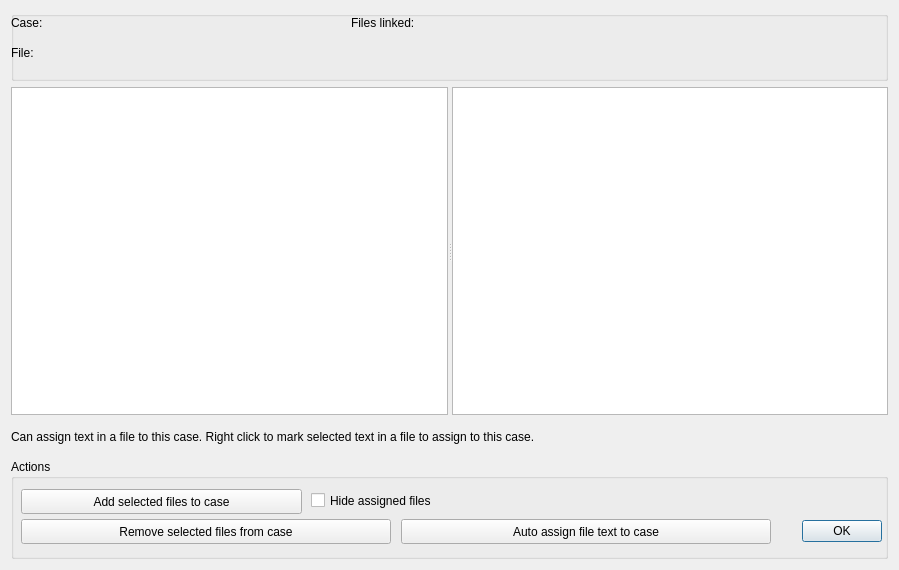
<?xml version="1.0" encoding="UTF-8"?>
<ui version="4.0">
 <class>Dialog_case_file_manager</class>
 <widget class="QDialog" name="Dialog_case_file_manager">
  <property name="geometry">
   <rect>
    <x>0</x>
    <y>0</y>
    <width>899</width>
    <height>570</height>
   </rect>
  </property>
  <property name="windowTitle">
   <string>Case file manager</string>
  </property>
  <layout class="QGridLayout" name="gridLayout">
   <item row="5" column="0">
    <widget class="QGroupBox" name="groupBox">
     <property name="minimumSize">
      <size>
       <width>0</width>
       <height>100</height>
      </size>
     </property>
     <property name="maximumSize">
      <size>
       <width>16777215</width>
       <height>100</height>
      </size>
     </property>
     <property name="title">
      <string>Actions</string>
     </property>
     <widget class="QPushButton" name="pushButton_auto_assign">
      <property name="geometry">
       <rect>
        <x>390</x>
        <y>60</y>
        <width>370</width>
        <height>25</height>
       </rect>
      </property>
      <property name="text">
       <string>Auto assign file text to case</string>
      </property>
     </widget>
     <widget class="QPushButton" name="pushButton_add_files">
      <property name="geometry">
       <rect>
        <x>10</x>
        <y>30</y>
        <width>281</width>
        <height>25</height>
       </rect>
      </property>
      <property name="text">
       <string>Add selected files to case</string>
      </property>
     </widget>
     <widget class="QPushButton" name="pushButton_remove">
      <property name="geometry">
       <rect>
        <x>10</x>
        <y>60</y>
        <width>370</width>
        <height>25</height>
       </rect>
      </property>
      <property name="text">
       <string>Remove selected files from case</string>
      </property>
     </widget>
     <widget class="QDialogButtonBox" name="buttonBox">
      <property name="geometry">
       <rect>
        <x>770</x>
        <y>60</y>
        <width>101</width>
        <height>25</height>
       </rect>
      </property>
      <property name="orientation">
       <enum>Qt::Horizontal</enum>
      </property>
      <property name="standardButtons">
       <set>QDialogButtonBox::Ok</set>
      </property>
     </widget>
     <widget class="QCheckBox" name="checkBox_hide">
      <property name="geometry">
       <rect>
        <x>300</x>
        <y>30</y>
        <width>321</width>
        <height>23</height>
       </rect>
      </property>
      <property name="text">
       <string>Hide assigned files</string>
      </property>
     </widget>
    </widget>
   </item>
   <item row="3" column="0">
    <widget class="QLabel" name="label_2">
     <property name="minimumSize">
      <size>
       <width>0</width>
       <height>32</height>
      </size>
     </property>
     <property name="maximumSize">
      <size>
       <width>16777215</width>
       <height>32</height>
      </size>
     </property>
     <property name="text">
      <string>Can assign text in a file to this case. Right click to mark selected text in a file to assign to this case.</string>
     </property>
    </widget>
   </item>
   <item row="0" column="0">
    <widget class="QGroupBox" name="groupBox_2">
     <property name="minimumSize">
      <size>
       <width>0</width>
       <height>70</height>
      </size>
     </property>
     <property name="maximumSize">
      <size>
       <width>16777215</width>
       <height>70</height>
      </size>
     </property>
     <property name="title">
      <string/>
     </property>
     <widget class="QLabel" name="label_case">
      <property name="geometry">
       <rect>
        <x>0</x>
        <y>0</y>
        <width>321</width>
        <height>24</height>
       </rect>
      </property>
      <property name="minimumSize">
       <size>
        <width>0</width>
        <height>24</height>
       </size>
      </property>
      <property name="maximumSize">
       <size>
        <width>16777215</width>
        <height>24</height>
       </size>
      </property>
      <property name="text">
       <string>Case:</string>
      </property>
     </widget>
     <widget class="QLabel" name="label_file">
      <property name="geometry">
       <rect>
        <x>0</x>
        <y>30</y>
        <width>841</width>
        <height>24</height>
       </rect>
      </property>
      <property name="minimumSize">
       <size>
        <width>0</width>
        <height>24</height>
       </size>
      </property>
      <property name="maximumSize">
       <size>
        <width>16777215</width>
        <height>24</height>
       </size>
      </property>
      <property name="toolTip">
       <string>&lt;html&gt;&lt;head/&gt;&lt;body&gt;&lt;p&gt;Double click the file row to view image, audio, or video&lt;/p&gt;&lt;/body&gt;&lt;/html&gt;</string>
      </property>
      <property name="text">
       <string>File:</string>
      </property>
     </widget>
     <widget class="QLabel" name="label_files_linked">
      <property name="geometry">
       <rect>
        <x>340</x>
        <y>0</y>
        <width>301</width>
        <height>24</height>
       </rect>
      </property>
      <property name="text">
       <string>Files linked: </string>
      </property>
     </widget>
    </widget>
   </item>
   <item row="2" column="0">
    <widget class="QSplitter" name="splitter">
     <property name="orientation">
      <enum>Qt::Horizontal</enum>
     </property>
     <widget class="QTableWidget" name="tableWidget"/>
     <widget class="QTextBrowser" name="textBrowser"/>
    </widget>
   </item>
  </layout>
 </widget>
 <resources/>
 <connections>
  <connection>
   <sender>buttonBox</sender>
   <signal>accepted()</signal>
   <receiver>Dialog_case_file_manager</receiver>
   <slot>accept()</slot>
   <hints>
    <hint type="sourcelabel">
     <x>248</x>
     <y>254</y>
    </hint>
    <hint type="destinationlabel">
     <x>157</x>
     <y>274</y>
    </hint>
   </hints>
  </connection>
  <connection>
   <sender>buttonBox</sender>
   <signal>rejected()</signal>
   <receiver>Dialog_case_file_manager</receiver>
   <slot>reject()</slot>
   <hints>
    <hint type="sourcelabel">
     <x>316</x>
     <y>260</y>
    </hint>
    <hint type="destinationlabel">
     <x>286</x>
     <y>274</y>
    </hint>
   </hints>
  </connection>
 </connections>
</ui>
